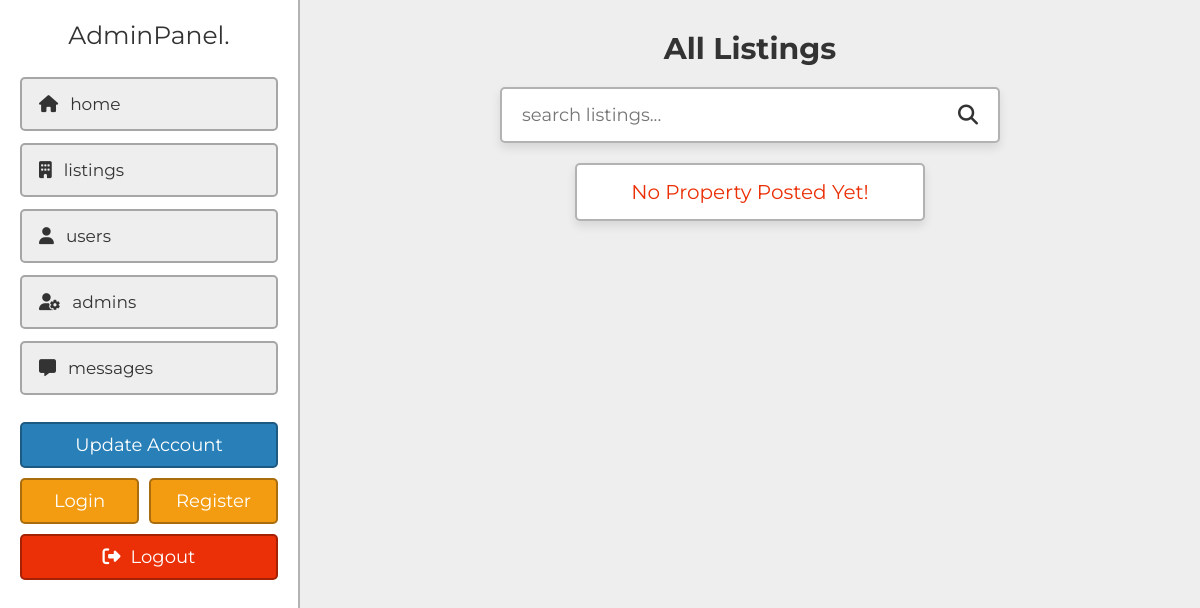
/admin/listings.php (signed in), run on an earlier commit of the app's database.
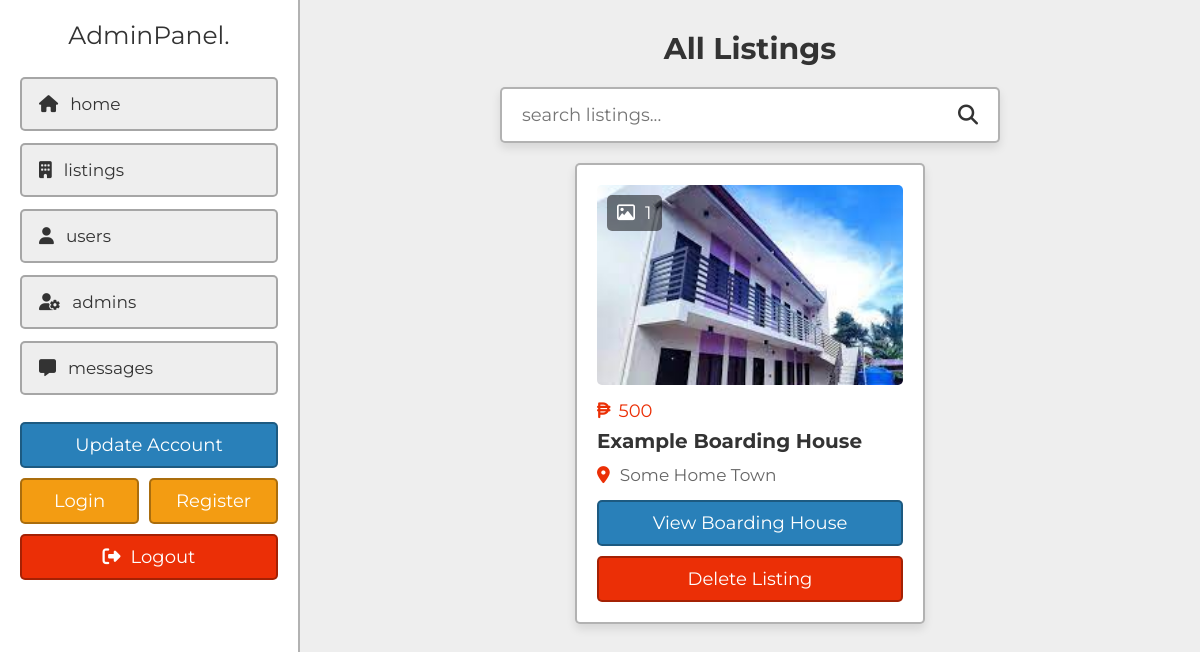
And on a later commit of the database.
### tables this page shows
CREATE TABLE IF NOT EXISTS `property` (
  `id` varchar(20) NOT NULL,
  `user_id` varchar(20) NOT NULL,
  `property_name` varchar(50) NOT NULL,
  `address` varchar(100) NOT NULL,
  `price` varchar(50) NOT NULL,
  `type` varchar(50) NOT NULL,
  `offer` varchar(50) NOT NULL,
  `status` varchar(50) NOT NULL,
  `rooms` varchar(50) NOT NULL,
  `deposite` varchar(50) NOT NULL,
  `bedroom` varchar(50) NOT NULL,
  `bathroom` varchar(50) NOT NULL,
  `availability` varchar(50) NOT NULL,
  `wifi_connection` varchar(50) NOT NULL,
  `water_supply` varchar(50) NOT NULL,
  `electricity` varchar(50) NOT NULL,
  `parking_area` varchar(50) NOT NULL,
  `school_area` varchar(50) NOT NULL,
  `image_01` varchar(50) NOT NULL,
  `image_02` varchar(50) NOT NULL,
  `image_03` varchar(50) NOT NULL,
  `image_04` varchar(50) NOT NULL,
  `image_05` varchar(50) NOT NULL,
  `description` varchar(1000) NOT NULL,
  `date` date DEFAULT NULL
);

### admin/listings.php (the view, shortened to what this page needs)
<?php
include '../components/connect.php';
?>
<!DOCTYPE html>
<html lang="en">
<head>
   <link rel="stylesheet" href="https://cdnjs.cloudflare.com/ajax/libs/font-awesome/6.2.0/css/all.min.css">
   <link rel="stylesheet" href="../css/admin_style.css">
</head>
<body>
<?php include '../components/admin_header.php'; ?>
<section class="listings">
   <h1 class="heading">all listings</h1>
   <form action="" method="POST" class="search-form">
      <input type="text" name="search_box" placeholder="search listings..." maxlength="100" required>
      <button type="submit" class="fas fa-search" name="search_btn"></button>
   </form>
   <div class="box-container">
   <?php
      if(isset($_POST['search_box']) OR isset($_POST['search_btn'])){
         $search_box = $_POST['search_box'];
         $search_box = filter_var($search_box, FILTER_SANITIZE_STRING);
         $select_listings = $conn->prepare("SELECT * FROM `property` WHERE property_name LIKE '%{$search_box}%' OR address LIKE '%{$search_box}%' ORDER BY date DESC");
         $select_listings->execute();
      }else{
         $select_listings = $conn->prepare("SELECT * FROM `property` ORDER BY date DESC");
         $select_listings->execute();
      }
       if($select_listings->rowCount() > 0){
         while($fetch_listing = $select_listings->fetch(PDO::FETCH_ASSOC)){
         $listing_id = $fetch_listing['id'];
         if(!empty($fetch_listing['image_02'])){
            $image_coutn_02 = 1;
         }else{
            $image_coutn_02 = 0;
         }
         if(!empty($fetch_listing['image_03'])){
            $image_coutn_03 = 1;
         }else{
            $image_coutn_03 = 0;
         }
         if(!empty($fetch_listing['image_04'])){
            $image_coutn_04 = 1;
         }else{
            $image_coutn_04 = 0;
         }
         if(!empty($fetch_listing['image_05'])){
            $image_coutn_05 = 1;
         }else{
            $image_coutn_05 = 0;
         }
         $total_images = (1 + $image_coutn_02 + $image_coutn_03 + $image_coutn_04 + $image_coutn_05);
   ?>
   <div class="box">
      <div class="thumb">
         <p><i class="far fa-image"></i><span><?= $total_images; ?></span></p>
         <img src="../uploaded_files/<?= $fetch_listing['image_01']; ?>" alt="">
      </div>
      <p class="price"><i class="fa-solid fa-peso-sign"></i><?= $fetch_listing['price']; ?></p>
      <h3 class="name"><?= $fetch_listing['property_name']; ?></h3>
      <p class="location"><i class="fas fa-map-marker-alt"></i><?= $fetch_listing['address']; ?></p>
      <form action="" method="POST">
         <a href="view_property.php?get_id=<?= $listing_id; ?>" class="btn">view boarding house</a>
         <input type="submit" value="delete listing" onclick="return confirm('delete this listing?');" name="delete" class="delete-btn">
      </form>
   </div>
   <?php
         }
      }elseif(isset($_POST['search_box']) OR isset($_POST['search_btn'])){
         echo '<p class="empty">no results found!</p>';
      }else{
         echo '<p class="empty">no property posted yet!</p>';
      }
   ?>
   </div>
</section>
</body>
</html>

What changed in the data, as far as the page shows it:
added property: total_images "1", image_01 (picture), price "500", property_name "Example Boarding House", address "Some Home Town"
Also different on the page:
text no longer shown: "No Property Posted Yet!"
